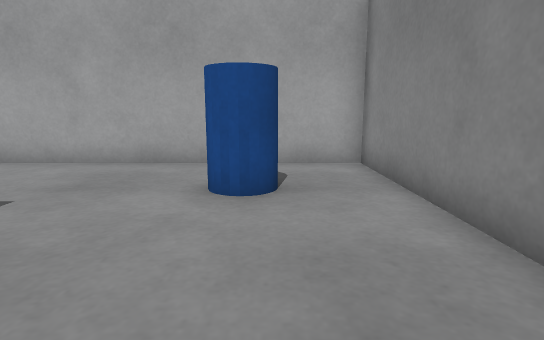
[1] (above)

17 first-person views from a walk through a robot-simulator world made for Gazebo. The camera is 0.64 m above the floor, tilts 10° down and sees 80° across. The floor is counted in squares, 0.5 m on a side. Each view is taken from the middle of a square. On the plan, view 1 faces up. The plan holds only what a view shows up to about 14 squares ahead; the rest is blank. The place goes on beyond the plan.

[2]
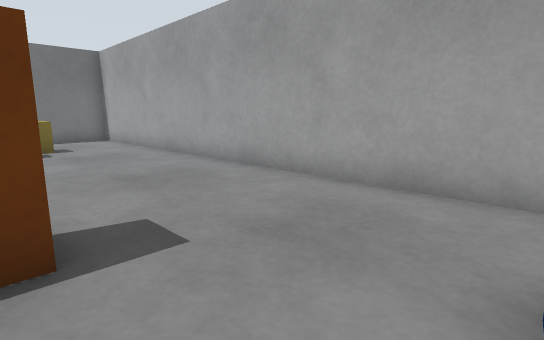

[3]
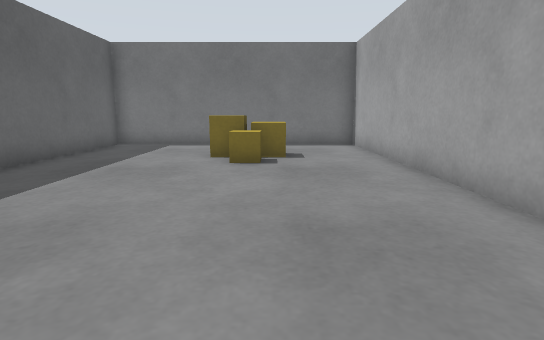

[4]
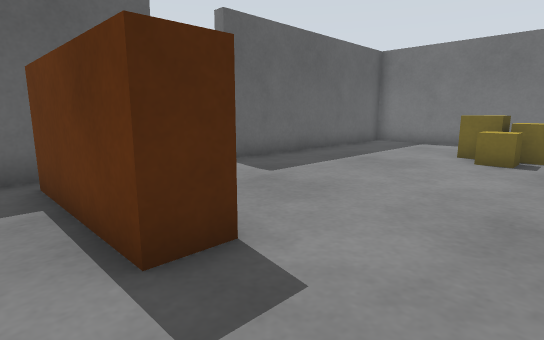

[5]
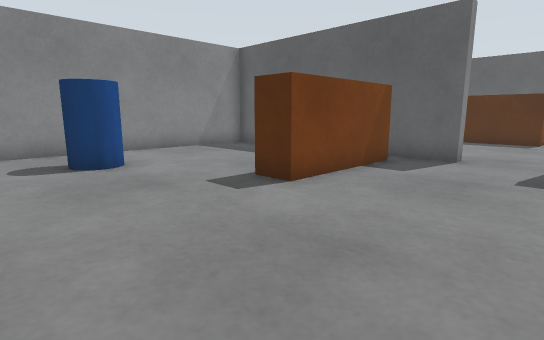

[6]
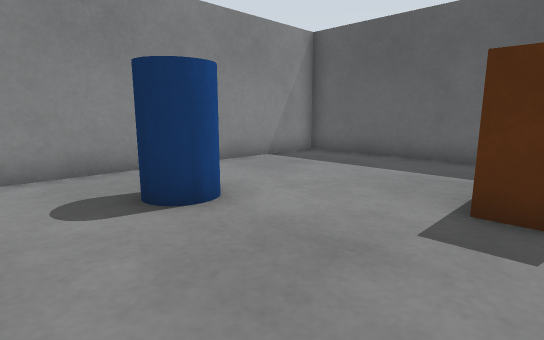

[7]
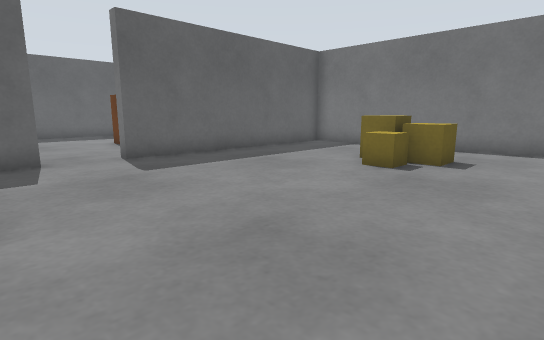

[8]
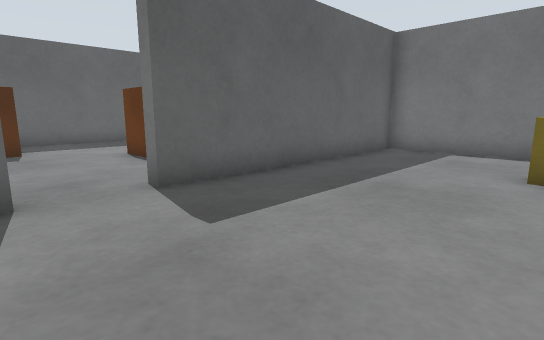

[9]
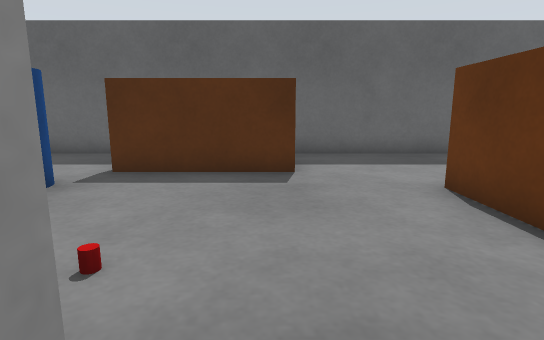

[10]
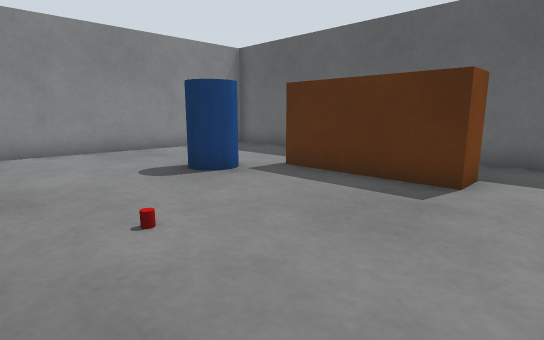

[11]
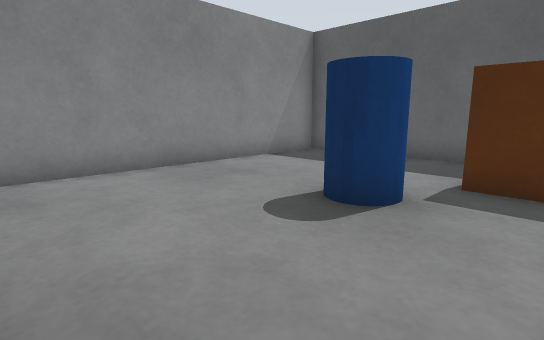

[12]
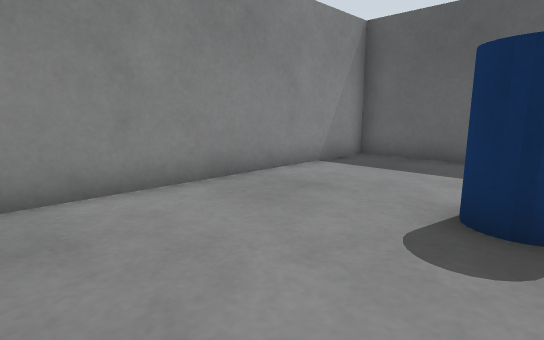

[13]
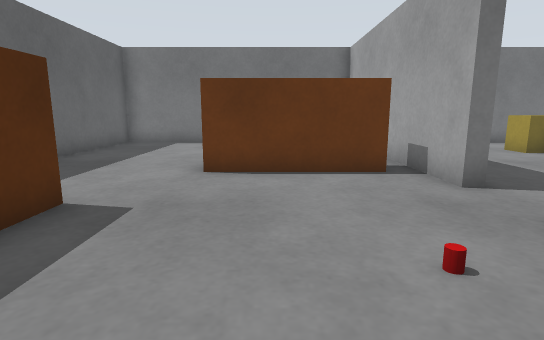

[14]
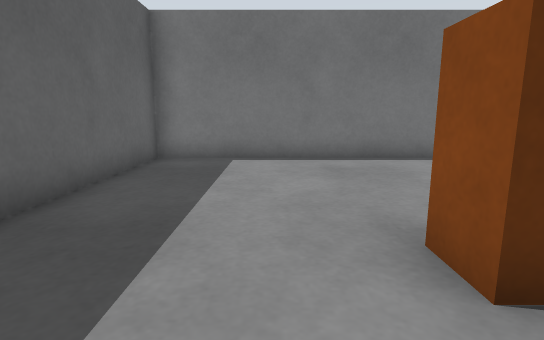

[15]
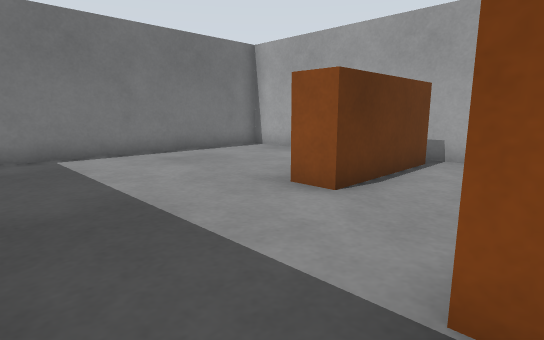

[16]
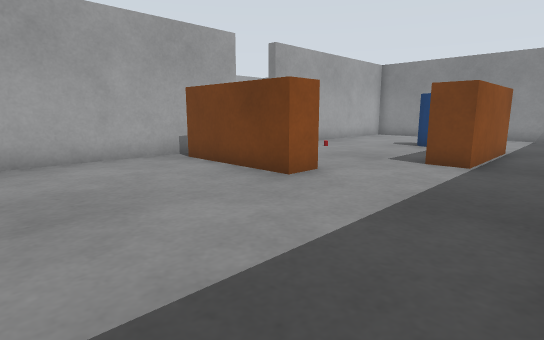

[17]
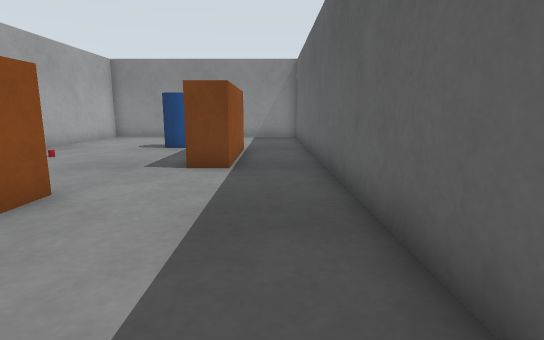

### Floor plan
Ten units are one square. View 1 is at (0, 0); x grows to the right and y downward. Boxes are objects, and circles mark ways between rooms. Rooms are numbered by the first view taken in them; rooms with no view inside come last. Other rooms are left out.
<svg viewBox="-178 -88 206 206">
<path fill="none" stroke="#000" d="M-50 6 -50 -35 -40 -35 -40 5M-65 13 23 13 23 -83 -173 -83 -173 13 -85 13M-34 90 -75 90M-49 17 -65 17 -65 13M-75 80 -35 80M-5 17 -32 17M-85 13 -85 17 -114 17M-86 113 23 113 23 24M-100 24 -100 65M-100 65 -110 65 -110 25M-114 17 -173 17 -173 113 -86 113M-75 90 -75 80"/>
<rect x="-145" y="-35" width="10" height="10" fill="#bbb"><title>crate</title></rect>
<rect x="-145" y="-55" width="10" height="20" fill="#bbb"><title>crate</title></rect>
<rect x="-135" y="-45" width="10" height="10" fill="#bbb"><title>crate</title></rect>
<rect x="-15" y="-65" width="20" height="20" fill="#bbb"><title>pillar</title></rect>
<rect x="-55" y="25" width="10" height="10" fill="#bbb"><title>red cylinder</title></rect>
<rect x="-35" y="55" width="20" height="20" fill="#bbb"><title>pillar</title></rect>
<circle cx="-75" cy="10" r="3" fill="#2a7"/>
<circle cx="-105" cy="20" r="3" fill="#2a7"/>
<circle cx="-86" cy="84" r="3" fill="#2a7"/>
<text x="-80" y="-40">1</text>
<text x="-30" y="60">2</text>
<text x="-140" y="70">3</text>
</svg>
Room 1 opens to room 2. Room 2 opens to room 3.

Where each view was taken, in squares from view 1:
view 1: 0 up, 0 right, facing up
view 2: 3 up, 1 left, facing up-left
view 3: 5 up, 4 left, facing left
view 4: 6 up, 3 left, facing down-left
view 5: 8 up, 9 left, facing down-right
view 6: 8 up, 5 left, facing down-right
view 7: 8 up, 5 left, facing down-left
view 8: 4 up, 6 left, facing down-left
view 9: 1 down, 7 left, facing down
view 10: 2 down, 9 left, facing down-right
view 11: 2 down, 5 left, facing down-right
view 12: 2 down, 3 left, facing down-right
view 13: 5 down, 3 left, facing left
view 14: 8 down, 8 left, facing left
view 15: 11 down, 7 left, facing up-left
view 16: 11 down, 16 left, facing up-right
view 17: 10 down, 15 left, facing right
